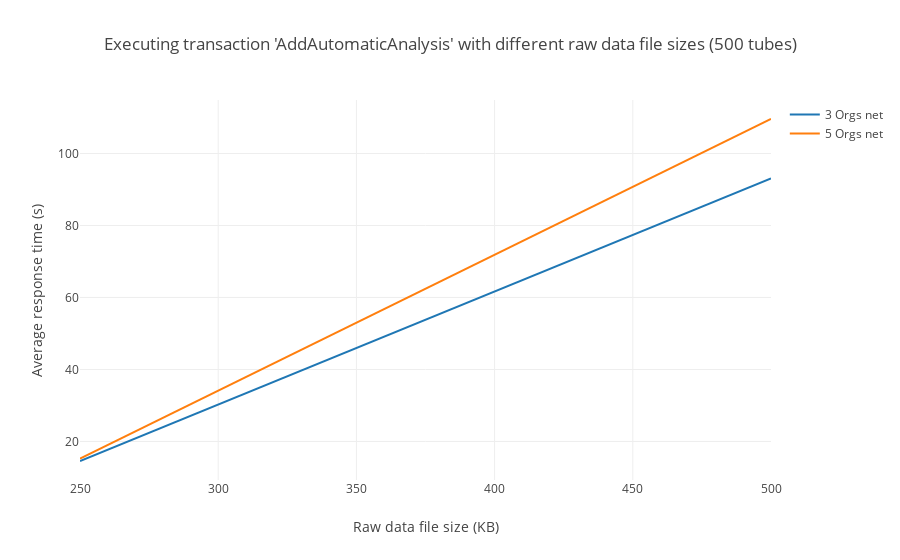

Notebook cell for this chart:
### Markdown cell above
### Average times when executing tx 'AddAutomaticAnalysis'

### Code cell
# 3 Orgs net data
threeOrgs = [14.5715, 93.1102]
# 5 Orgs net data
fiveOrgs = [15.2297, 109.5888]

avgAutoAnalysis(500, threeOrgs, fiveOrgs)

### Figure 1 — Plotly figure (JSON) as saved in the notebook; plotly's stock layout.template omitted (floating-point values rounded to 4 significant figures)
{"data": [{"mode": "lines", "name": "3 Orgs net", "type": "scatter", "uid": "7bce7c51-af12-4b87-bf62-e9d708cd1f5d", "x": [250, 500], "y": [14.57, 93.11]}, {"mode": "lines", "name": "5 Orgs net", "type": "scatter", "uid": "fcd8aa2c-532e-4957-9909-3f1e014e504c", "x": [250, 500], "y": [15.23, 109.6]}], "layout": {"barmode": "group", "title": {"text": "Executing transaction 'AddAutomaticAnalysis' with different raw data file sizes (500 tubes)"}, "xaxis": {"range": [250, 500], "title": {"text": "Raw data file size (KB)"}}, "yaxis": {"title": {"text": "Average response time (s)"}}}}
